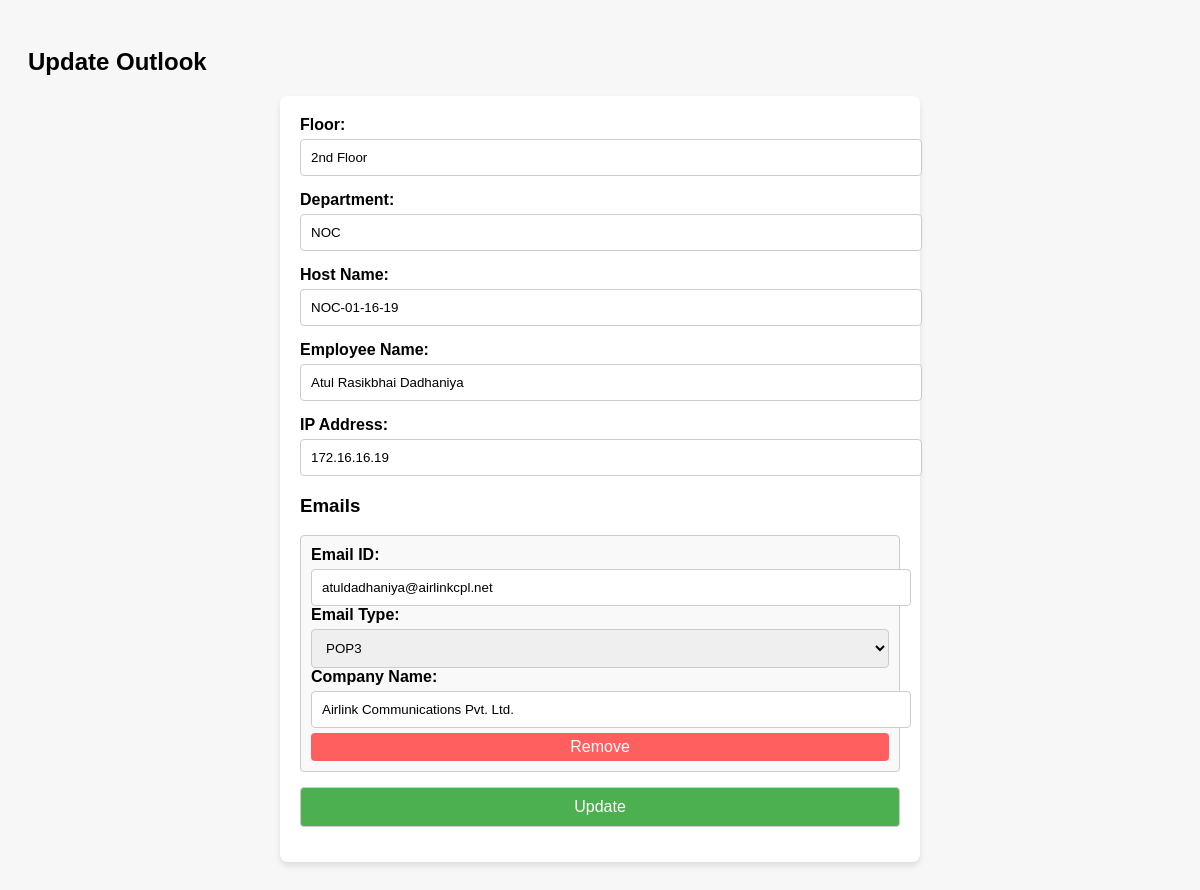
/outlook_update/1 (signed in), run on the app's committed database.
### app.py (models this page shows)
class Outlook(db.Model):
    id = db.Column(db.Integer, primary_key=True)
    floor = db.Column(db.String(50))
    department = db.Column(db.String(100))
    host_name = db.Column(db.String(100))
    employee_name = db.Column(db.String(100))
    ip_address = db.Column(db.String(50))
    emails = db.relationship('Email', backref='outlook', lazy=True, cascade="all, delete-orphan")

class Email(db.Model):
    id = db.Column(db.Integer, primary_key=True)
    outlook_id = db.Column(db.Integer, db.ForeignKey('outlook.id'))
    email_id = db.Column(db.String(100))
    email_type = db.Column(db.String(10))  # IMAP or POP3
    company_name = db.Column(db.String(100))

### app.py (the view, shortened to what this page needs)
@app.route('/outlook_update/<int:id>', methods=['GET', 'POST'])
def update_outlook(id):
    if 'user' not in session:
        return redirect(url_for('login'))
    outlook = Outlook.query.get_or_404(id)
    return render_template('outlook_update.html', outlook=outlook)

### Templates/outlook_update.html (shortened to what this page needs)
<!DOCTYPE html>
<html lang="en">
<head>
</head>
<body>
    <h2>Update Outlook</h2>
    <form method="POST">
        <div class="form-group">
            <label for="floor">Floor:</label>
            <input type="text" name="floor" value="{{ outlook.floor }}" required>
        </div>
        <div class="form-group">
            <label for="department">Department:</label>
            <input type="text" name="department" value="{{ outlook.department }}" required>
        </div>
        <div class="form-group">
            <label for="host_name">Host Name:</label>
            <input type="text" name="host_name" value="{{ outlook.host_name }}" required>
        </div>
        <div class="form-group">
            <label for="employee_name">Employee Name:</label>
            <input type="text" name="employee_name" value="{{ outlook.employee_name }}" required>
        </div>
        <div class="form-group">
            <label for="ip_address">IP Address:</label>
            <input type="text" name="ip_address" value="{{ outlook.ip_address }}" required>
        </div>
        <h3>Emails</h3>
        <div id="emails-container">
            {% for email in outlook.emails %}
            <div class="email-entry">
                <label>Email ID:</label>
                <input type="text" name="email_id[]" value="{{ email.email_id }}" required>
                <label>Email Type:</label>
                <select name="email_type[]" required>
                    <option value="POP3" {% if email.email_type == 'POP3' %}selected{% endif %}>POP3</option>
                </select>
                <label>Company Name:</label>
                <input type="text" name="company_name[]" value="{{ email.company_name }}" required>
                <button type="button" class="remove-email">Remove</button>
            </div>
            {% endfor %}
        </div>
        <div class="form-group">
            <button type="submit">Update</button>
        </div>
    </form>
</body>
</html>

### Templates/outlook_update.html (style rules this page uses)
body { font-family: Arial, sans-serif; background: #f7f7f7; padding: 20px; }
form { max-width: 600px; margin: auto; background: white; padding: 20px; border-radius: 8px; box-shadow: 0 4px 6px rgba(0, 0, 0, 0.1); }
.form-group { margin-bottom: 15px; }
label { display: block; font-weight: bold; }
input, select, button { width: 100%; padding: 10px; margin-top: 5px; border: 1px solid #ccc; border-radius: 4px; }
button { background-color: #4CAF50; color: white; font-size: 16px; cursor: pointer; }
.email-entry { border: 1px solid #ccc; padding: 10px; margin-bottom: 10px; border-radius: 4px; background: #f9f9f9; }
.remove-email { background: #ff5f5f; color: white; border: none; padding: 5px 10px; cursor: pointer; margin-top: 5px; }

### data on the page
Outlook: floor "2nd Floor", department "NOC", host_name "NOC-01-16-19", employee_name "Atul Rasikbhai Dadhaniya", ip_address "172.16.16.19"
Email: email_id "atuldadhaniya@airlinkcpl.net", email_type "POP3", company_name "Airlink Communications Pvt. Ltd."
